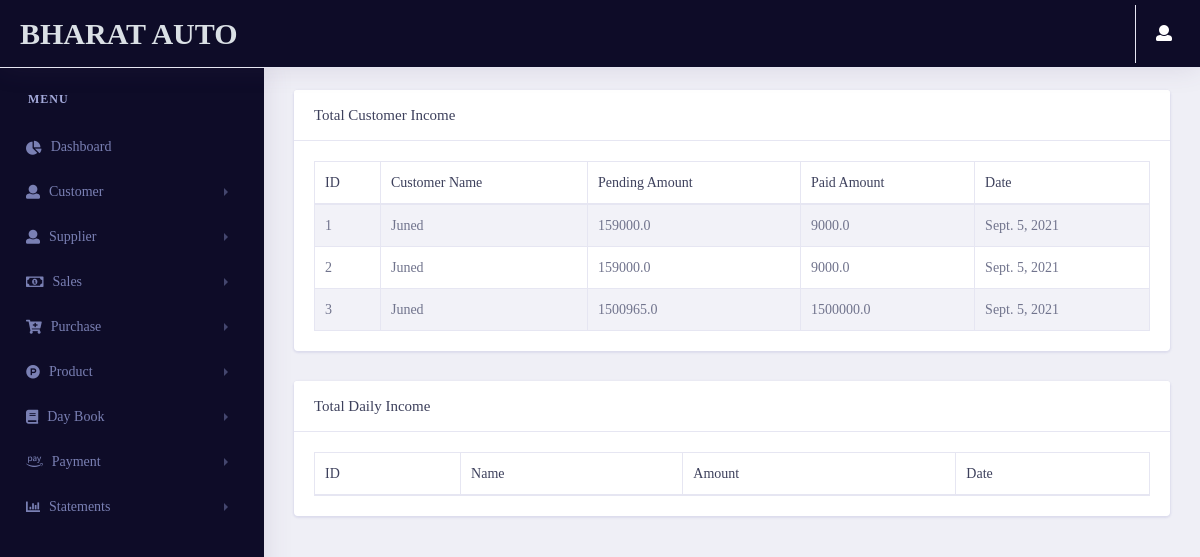
The page /dashboard/totalincome/ (signed in) on the database as committed earlier.
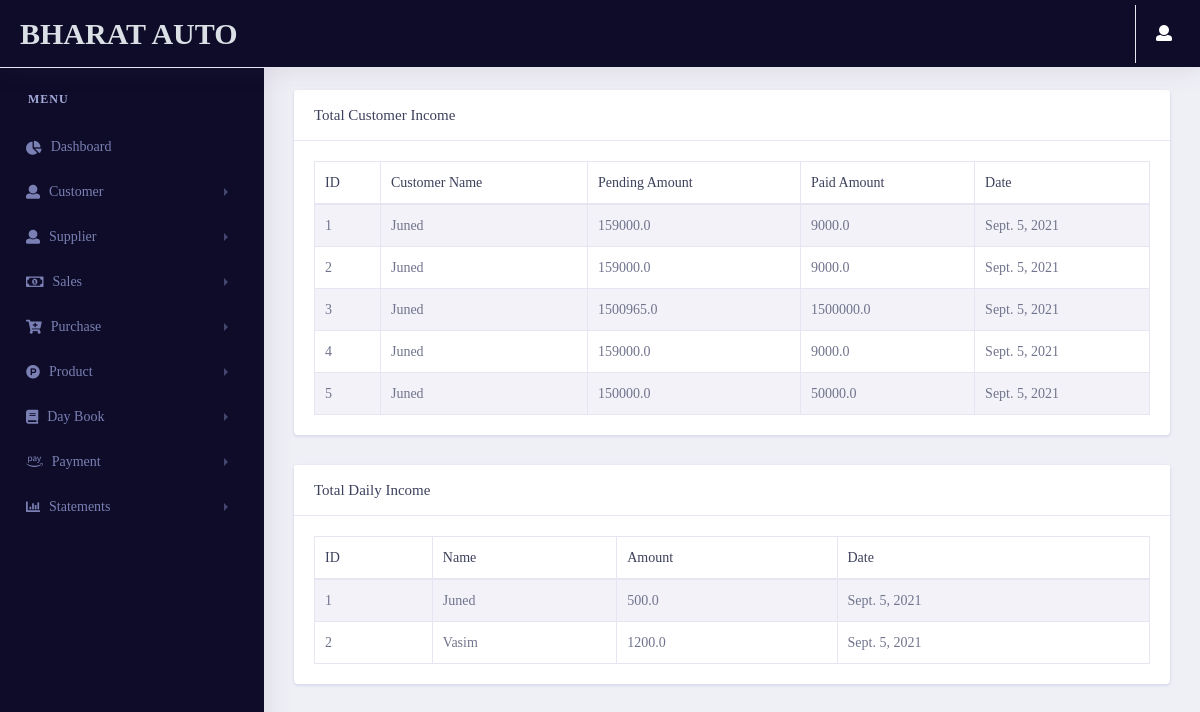
The same page on the database as committed later.
### dashboard/models.py (models this page shows, shortened)
class customerpay_estimate(models.Model):
    customer_name = models.ForeignKey(Customer_estimate , on_delete=models.CASCADE)
    pending_amount = models.FloatField()
    paid_amount = models.FloatField()
    round_off = models.FloatField()
    date = models.DateField(auto_now_add=True)
    Description = models.CharField(max_length=100,blank=True,null=True)

class Customer_estimate(models.Model):
    customerid = models.IntegerField()
    fullname = models.CharField(max_length=50)
    contactno = models.CharField(max_length=50)
    city = models.CharField(max_length=50)
    state = models.CharField(max_length=50)
    landmark = models.CharField(max_length=50)
    def __str__(self):
        return self.fullname

class dailyincome_estimate(models.Model):
    name = models.CharField(max_length=100)
    amount = models.FloatField()
    date = models.DateField(auto_now_add=True)
    time = models.DateTimeField(auto_now_add=True)

### dashboard/views.py (the view)
# urls.py: path('totalincome/',views.totalincome,name="totalincome"),
@login_required(login_url='login')
def totalincome(request):
    Estimate_group = Group.objects.get(name='Estimate')
    GST_group = Group.objects.get(name='GST')
    user = User.objects.get(username=request.user.username)
    try:
        if user.is_authenticated:
            if Estimate_group in user.groups.all():
                daily_income_data = dailyincome_estimate.objects.all()
                customer_income_data = customerpay_estimate.objects.all()
            else:
                daily_income_data = dailyincome_gst.objects.all()
                customer_income_data = customerpay_gst.objects.all()
            context = {
                'daily_income_data':daily_income_data,
                'customer_income_data':customer_income_data
            }
            return render(request,'dashboard/totalincome.html',context)
        else:
            return redirect('login')
    except:
        return redirect('error404')

### pages/templatetags/user_auth.py (called while the page is built)
@register.filter(name='has_group')
def has_group(user, group_name):
    group = Group.objects.get(name=group_name)
    return True if group in user.groups.all() else False

### dashboard/templates/dashboard/totalincome.html (shortened to what this page needs)
{% extends 'pages/base.html' %}
{% load static %}
{% load user_auth %}
{% block content %}
<link rel="stylesheet" href="{% static 'vendor/bootstrap/css/bootstrap.min.css' %}">
<link rel="stylesheet" type="text/css" href="{% static 'vendor/datatables/css/dataTables.bootstrap4.css' %}">
<link href="{% static 'vendor/fonts/circular-std/style.css' %}" rel="stylesheet">
<link rel="stylesheet" href="{% static 'libs/css/style.css' %}">
<link rel="stylesheet" href="{% static 'vendor/fonts/fontawesome/css/fontawesome-all.css' %}">
{% if request.user|has_group:"Estimate" %}
<div class="row">
    <div class="col-xl-12 col-lg-12 col-md-12 col-sm-12 col-12">
        <div class="card">
            <h5 class="card-header">Total Customer Income</h5>
            <div class="card-body">
                <div class="table-responsive">
                    <table class="table table-striped table-bordered first">
                        <thead>
                        <tr>
                            <th>ID</th>
                            <th>Customer Name</th>
                            <th>Pending Amount</th>
                            <th>Paid Amount</th>
                            <th>Date</th>
                        </tr>
                        </thead>
                        <tbody>
                        {% for i in customer_income_data %}
                        <tr>
                            <td>{{forloop.counter}}</td>
                            <td>{{i.customer_name}}</td>
                            <td>{{i.pending_amount}}</td>
                            <td>{{i.paid_amount}}</td>
                            <td>{{i.date}}</td>
                        </tr>
                        {% endfor %}
                        </tbody>
                    </table>
                </div>
            </div>
        </div>
    </div>
</div>
<div class="row">
    <div class="col-xl-12 col-lg-12 col-md-12 col-sm-12 col-12">
        <div class="card">
            <h5 class="card-header">Total Daily Income</h5>
            <div class="card-body">
                <div class="table-responsive">
                    <table class="table table-striped table-bordered first">
                        <thead>
                        <tr>
                            <th>ID</th>
                            <th>Name</th>
                            <th>Amount</th>
                            <th>Date</th>
                        </tr>
                        </thead>
                        <tbody>
                        {% for i in daily_income_data %}
                        <tr>
                            <td>{{forloop.counter}}</td>
                            <td>{{i.name}}</td>
                            <td>{{i.amount}}</td>
                            <td>{{i.date}}</td>
                        </tr>
                        {% endfor %}
                        </tbody>
                    </table>
                </div>
            </div>
        </div>
    </div>
</div>
{% endif %}
{% endblock content %}

Rows that differ between the two databases and show on the page:
added customerpay_estimate: customer_name "Juned", pending_amount "159000.0", paid_amount "9000.0", date "Sept. 5, 2021"
added customerpay_estimate: customer_name "Juned", pending_amount "150000.0", paid_amount "50000.0", date "Sept. 5, 2021"
added dailyincome_estimate: name "Juned", amount "500.0", date "Sept. 5, 2021"
added dailyincome_estimate: name "Vasim", amount "1200.0", date "Sept. 5, 2021"
